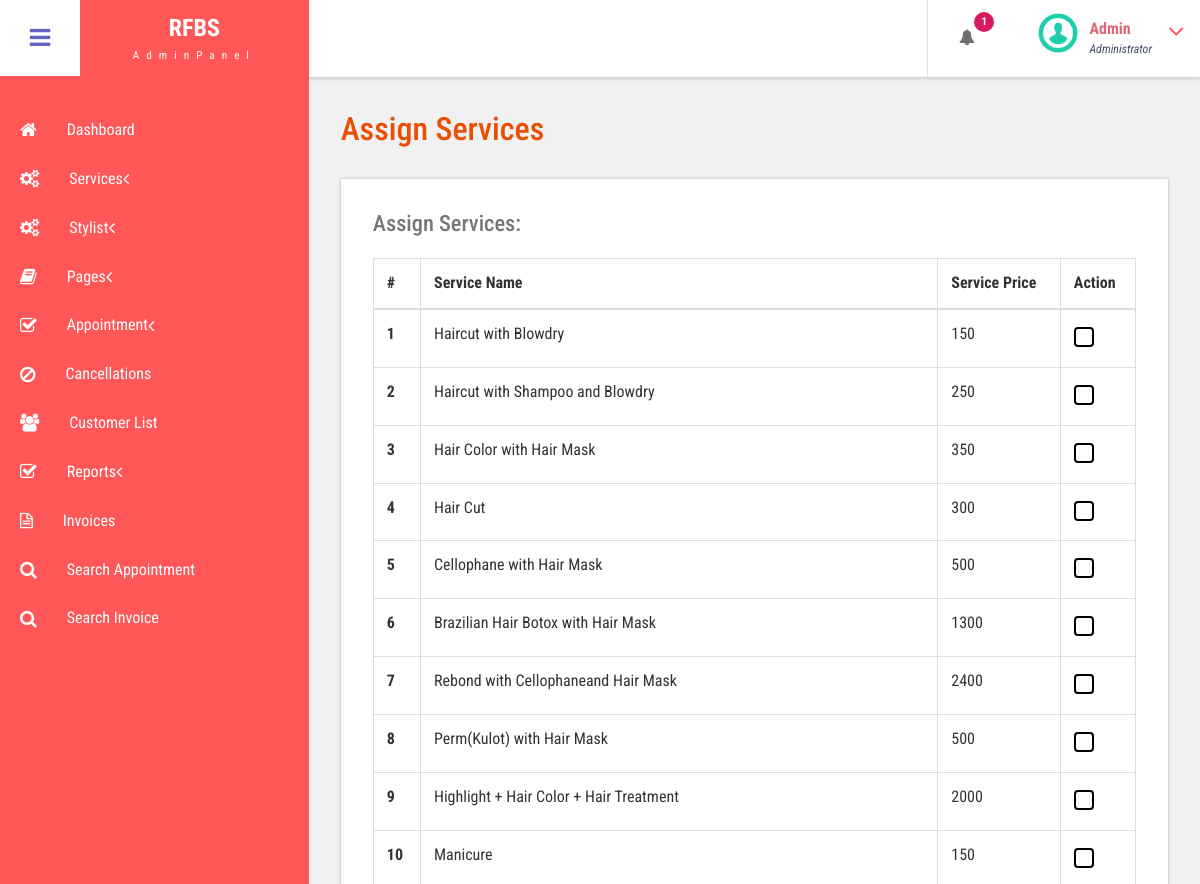
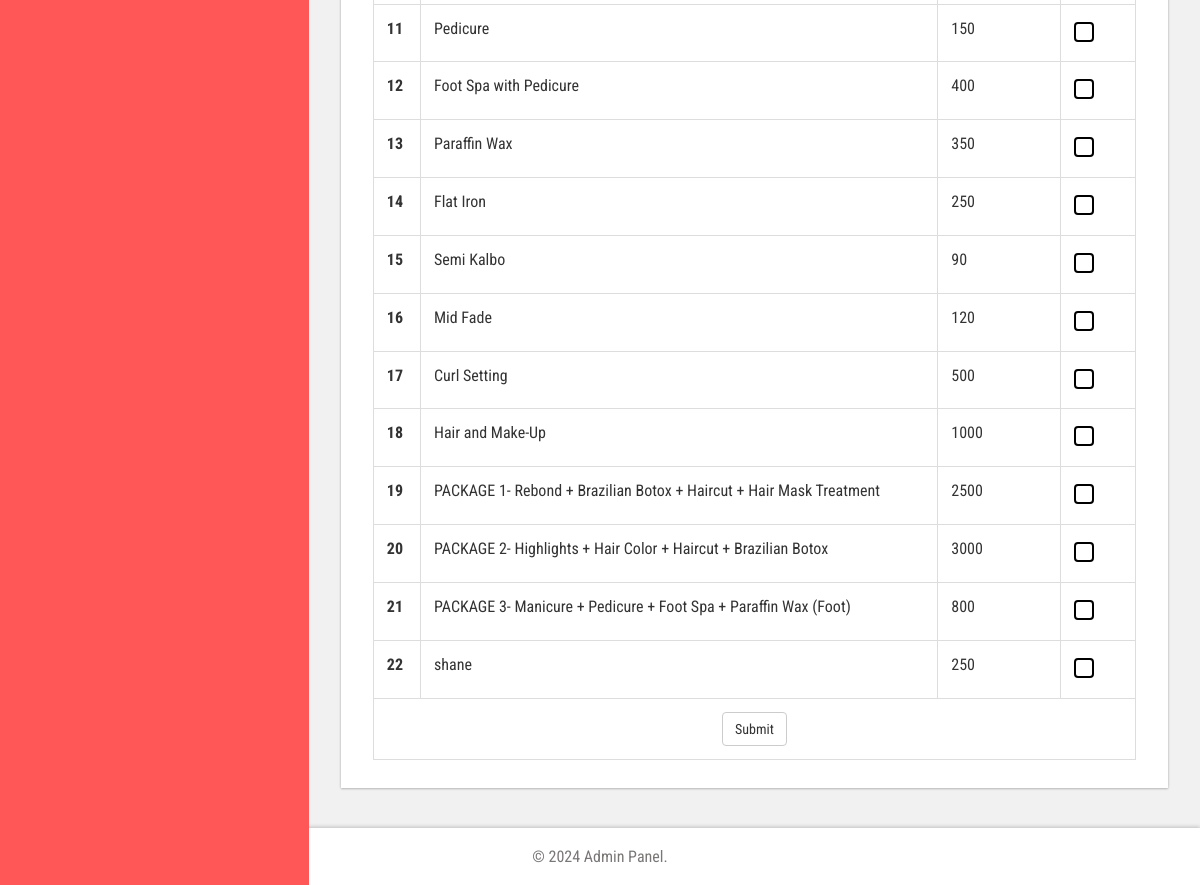
The app's page /bpms/admin/add-customer-services.php (signed in) with its own data (2 pictures, top to bottom).
### tables this page shows
CREATE TABLE `tblservices` (
  `ID` int(10) NOT NULL,
  `ServiceName` varchar(200) DEFAULT NULL,
  `Cost` varchar(15) DEFAULT NULL,
  `CreationDate` timestamp NULL DEFAULT current_timestamp()
);

### bpms/admin/add-customer-services.php (the view, shortened to what this page needs)
<?php
include('includes/dbconnection.php');
?>
<!DOCTYPE HTML>
<html>
<head>
<link href="css/bootstrap.css" rel='stylesheet' type='text/css' />
<link href="css/style.css" rel='stylesheet' type='text/css' />
<link href="css/font-awesome.css" rel="stylesheet">
<link href="css/animate.css" rel="stylesheet" type="text/css" media="all">
<link href="css/custom.css" rel="stylesheet">
</head>
<body class="cbp-spmenu-push">
	<div class="main-content">
		 <?php include_once('includes/sidebar.php');?>
		 <?php include_once('includes/header.php');?>
		<div id="page-wrapper">
			<div class="main-page">
				<div class="tables">
					<h3 class="title1">Assign Services</h3>
					<div class="table-responsive bs-example widget-shadow">
						<h4>Assign Services:</h4>
<form method="post">
						<table class="table table-bordered"> <thead> <tr> <th>#</th> <th>Service Name</th> <th>Service Price</th> <th>Action</th> </tr> </thead> <tbody>
<?php
$ret=mysqli_query($con,"select *from  tblservices");
$cnt=1;
while ($row=mysqli_fetch_array($ret)) {
?>
 <tr>
<th scope="row"><?php echo $cnt;?></th>
<td><?php  echo $row['ServiceName'];?></td>
<td><?php  echo $row['Cost'];?></td>
<td><input type="checkbox" name="sids[]" value="<?php  echo $row['ID'];?>" ></td>
</tr>
<?php
$cnt=$cnt+1;
}?>
<tr>
<td colspan="4" align="center">
<button type="submit" name="submit" class="btn btn-default">Submit</button>
</td>
</tr>
</tbody> </table>
</form>
					</div>
				</div>
			</div>
		</div>
		 <?php include_once('includes/footer.php');?>
	</div>
</body>
</html>

### bpms/admin/includes/header.php (shortened to what this page needs)
<div class="sticky-header header-section ">
      <div class="header-left" >
        <button id="showLeftPush" ><i class="fa fa-bars"></i></button>
        <div class="logo" style="background-color: #ff5757;">
          <a href="index.html">
            <h1>RFBS</h1>
            <span>AdminPanel</span>
          </a>
        </div>
      </div>
      <div class="header-right">
        <div class="profile_details_left">
          <ul class="nofitications-dropdown">
            <?php
$ret1=mysqli_query($con,"select ID,Name from  tblappointment where Status=''");
$num=mysqli_num_rows($ret1);
?>
            <li class="dropdown head-dpdn">
              <a href="#" class="dropdown-toggle" data-toggle="dropdown" aria-expanded="false"><i class="fa fa-bell"></i><span class="badge blue"><?php echo $num;?></span></a>
            </li>
          </ul>
          <div class="clearfix"> </div>
        </div>
        <div class="profile_details">
        <?php
$adid=$_SESSION['bpmsaid'];
$ret=mysqli_query($con,"select AdminName from tbladmin where ID='$adid'");
$row=mysqli_fetch_array($ret);
$name=$row['AdminName'];
?>
          <ul>
            <li class="dropdown profile_details_drop">
              <a href="#" class="dropdown-toggle" data-toggle="dropdown" aria-expanded="false">
                <div class="profile_img">
                  <span class="prfil-img"><img src="images/download (1).png" alt="" width="40" height="40"> </span>
                  <div class="user-name">
                    <p><?php echo $name; ?></p>
                    <span>Administrator</span>
                  </div>
                  <i class="fa fa-angle-down lnr"></i>
                  <div class="clearfix"></div>
                </div>
              </a>
            </li>
          </ul>
        </div>
      </div>
      <div class="clearfix"> </div>
    </div>

### bpms/admin/css/style.css (style rules this page uses)
h4, h5, h6, h1, h2, h3 { margin: 0; }
ul, ol { margin: 0; }
p { margin: 0; }
html, body { font-family: 'Roboto Condensed', sans-serif; font-size: 100%; overflow-x: hidden; background: #fff; }
body a { transition: 0.5s all ease; -webkit-transition: 0.5s all ease; -moz-transition: 0.5s all ease; -o-transition: 0.5s all ease; -ms-transition: 0.5s all ease; text-decoration:none; }
h1,h2,h3,h4,h5,h6 { margin:0; }
p { margin:0; }
ul,label { margin:0; padding:0; }
.main-content { position: relative; }
.sticky-header { position: fixed; top: 0; left:0px; width: 100%; z-index: 100; }
.header-section { background:#FFF; box-shadow: 1px 1px 4px rgba(0, 0, 0, 0.21); -webkit-box-shadow: 1px 1px 4px rgba(0, 0, 0, 0.21); -moz-box-shadow: 1px 1px 4px rgba(0, 0, 0, 0.21); -o-box-shadow: 1px 1px 4px rgba(0, 0, 0, 0.21); }
.header-section::after { clear: both; display: block; content: ''; }
.header-left { float: left; width: 45%; }
.header-right { float: right; }
button#showLeftPush { font-size: 1.5em; width: 80px; padding: 0.87em 0; text-align: center; cursor: pointer; float: left; color: #6F6F6F; -moz-transition: all 0.2s ease-out 0s; -webkit-transition: all 0.2s ease-out 0s; transition: all 0.2s ease-out 0s; border: none; background-color: #fff; outline:none; }
.cbp-spmenu-push { overflow-x: hidden; position: relative; }
.cbp-spmenu, .cbp-spmenu-push { -webkit-transition: all 0.3s ease; -moz-transition: all 0.3s ease; transition: all 0.3s ease; }
.cbp-spmenu-push div#page-wrapper { margin: 0 0 0 19.3em; transition:.5s all; -webkit-transition:.5s all; -moz-transition:.5s all; }
.fa { display: inline-block; font-family: FontAwesome; font-style: normal; font-weight: normal; line-height: 1; -webkit-font-smoothing: antialiased; -moz-osx-font-smoothing: grayscale; }
.logo { background: #6164C1; text-align: center; float: left; }
.logo a { padding: 0.9em 3.3em .7em; display: block; text-decoration: none; }
.logo a h1 { color: #fff; font-size: 1.5em; line-height: 1.2em; font-weight: 700; }
.logo a span { color: #F8F8F8; font-size: .7em; text-align: center; letter-spacing: 7px; }
.profile_details_left { float: left; }
li.dropdown.head-dpdn { display: inline-block; padding: 1.7em 0; border-left: 1px solid #E0E0E0; float: left; }
li.dropdown.head-dpdn a.dropdown-toggle { padding: 1.7em 2em; }
i.fa.fa-bell { color:#6F6F6F; }
.header-right span.badge { font-size: 11px; font-weight: bold; color: #FFF; background: #8BC34A; line-height: 15px; width: 20px; height: 20px; border-radius: 2em; -webkit-border-radius: 2em; -moz-border-radius: 2em; -o-border-radius: 2em; text-align: center; display: inline-block; position: absolute; top: 16%; padding: 2px 0 0; }
.header-right span.blue { background-color:#D81B60; }
.profile_details { float: right; }
.profile_details_drop a.dropdown-toggle { display:block; padding: 0.8em 3em 0 2em; }
.profile_img span.prfil-img { float:left; }
.user-name { float:left; margin-top:8px; margin-left:11px; height:35px; }
.profile_details ul li { list-style-type:none; position:relative; }
.profile_details li a i.fa.lnr { position: absolute; top: 34%; right: 8%; color: #ff5757; font-size: 1.6em; }
.user-name p { font-size:1em; color:#DD6777; line-height:1em; font-weight:700; }
.user-name span { font-size: .75em; font-style: italic; color: #424f63; font-weight: normal; margin-top: .3em; }
.widget-shadow { background-color: #fff; box-shadow: 0 -1px 3px rgba(0,0,0,.12),0 1px 2px rgba(0,0,0,.24); -webkit-box-shadow: 0 -1px 3px rgba(0,0,0,.12),0 1px 2px rgba(0,0,0,.24); -moz-box-shadow: 0 -1px 3px rgba(0,0,0,.12),0 1px 2px rgba(0,0,0,.24); }
h3.title1 { font-size: 2em; color: #e94e02; margin-bottom: 0.8em; }
.table > thead > tr > th, .table > tbody > tr > th, .table > tfoot > tr > th, .table > thead > tr > td, .table > tbody > tr > td, .table > tfoot > tr > td { border-top: none; }
.tables h4 { font-size: 1.4em; margin-bottom: 1em; color: #777777; }
.tables .panel-body ,.tables .bs-example { padding: 2em 2em 0.5em; }
.tables .table > thead > tr > th, .tables .table > tbody > tr > th, .tables .table > tfoot > tr > th, .tables .table > thead > tr > td, .tables .table > tbody > tr > td, .tables .table > tfoot > tr > td { padding: 13px; border-top: 1px solid #E0E0E0; }
.bs-example { margin-top: 2em; }

### bpms/admin/css/custom.css (style rules this page uses)
#page-wrapper { padding:7em 2em 2.5em; background-color: #F1F1F1; }

### records on screen
tblservices: ServiceName "Haircut with Blowdry", Cost "150"
tblservices: ServiceName "Haircut with Shampoo and Blowdry", Cost "250"
tblservices: ServiceName "Hair Color with Hair Mask", Cost "350"
tblservices: ServiceName "Hair Cut", Cost "300"
tblservices: ServiceName "Cellophane with Hair Mask", Cost "500"
tblservices: ServiceName "Brazilian Hair Botox with Hair Mask", Cost "1300"
tblservices: ServiceName "Rebond with Cellophaneand Hair Mask", Cost "2400"
tblservices: ServiceName "Perm(Kulot) with Hair Mask", Cost "500"
tblservices: ServiceName "Highlight + Hair Color + Hair Treatment", Cost "2000"
tblservices: ServiceName "Manicure", Cost "150"
tblservices: ServiceName "Pedicure", Cost "150"
tblservices: ServiceName "Foot Spa with Pedicure", Cost "400"
tblservices: ServiceName "Paraffin Wax", Cost "350"
tblservices: ServiceName "Flat Iron", Cost "250"
tblservices: ServiceName "Semi Kalbo", Cost "90"
tblservices: ServiceName "Mid Fade", Cost "120"
tblservices: ServiceName "Curl Setting", Cost "500"
tblservices: ServiceName "Hair and Make-Up", Cost "1000"
tblservices: ServiceName "PACKAGE 1- Rebond + Brazilian Botox + Haircut + Hair Mask Treatment", Cost "2500"
tblservices: ServiceName "PACKAGE 2- Highlights + Hair Color + Haircut + Brazilian Botox", Cost "3000"
tblservices: ServiceName "PACKAGE 3- Manicure + Pedicure + Foot Spa + Paraffin Wax (Foot)", Cost "800"
tblservices: ServiceName "shane", Cost "250"

### other values on screen
$num "1"
$name "Admin"
